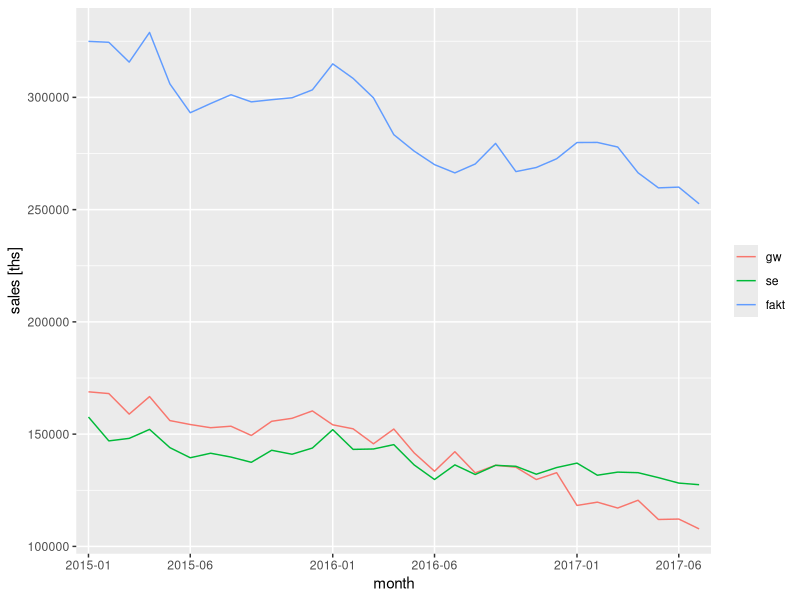
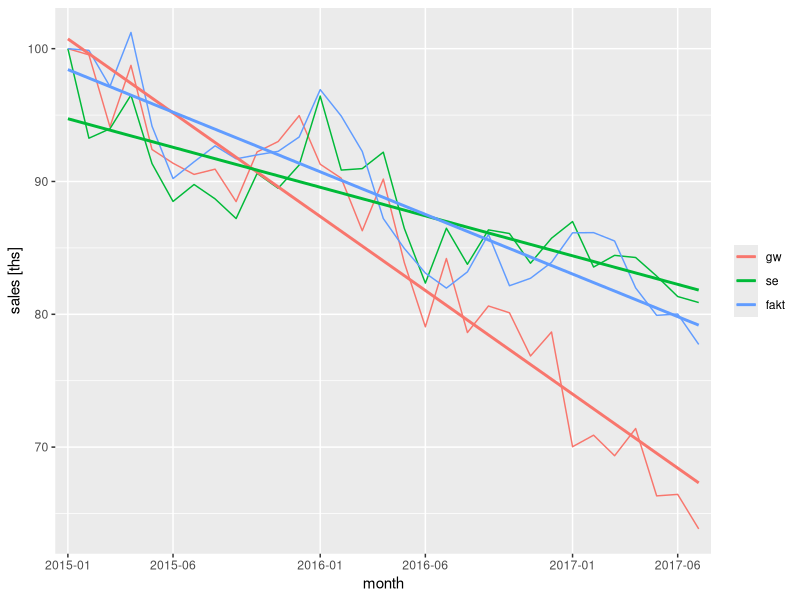

Recreate these plots in R, in order.
library(ggplot2)
library(reshape2)

df <- read.csv("newspaper_sales_2015-17.csv", sep = ';',
               header=T, na.string="NA");

meltdf <- melt(df,id="month")

ggplot(meltdf,aes(x=month, y=value, colour=variable, group=variable)) +
  geom_line() +
  ylab(label="sales [ths]") +
  theme(legend.title=element_blank()) +
  scale_x_discrete (breaks=c("2015-01-01", "2015-06-01",
     "2016-01-01", "2016-06-01", "2017-01-01",  "2017-06-01"),
  labels=c("2015-01", "2015-06", "2016-01", "2016-06",
     "2017-01", "2017-06")  )

# https://stackoverflow.com/questions/10085806/extracting-specific-columns-from-a-data-frame
obs <- df[,c("month")]

normalize <- function(x) { return (x /x[1] * 100 )  }
dfN <- as.data.frame(lapply(df[-1], normalize))

# https://stackoverflow.com/questions/10150579/adding-a-column-to-a-data-frame
dfN["month"] <- obs

str(dfN)

meltdf <- melt(dfN,id="month")

# https://www.r-bloggers.com/what-is-a-linear-trend-by-the-way/
pN <- ggplot(meltdf,
 aes(x=month, y=value, colour=variable, group=variable)) + geom_line() +
 ylab(label="sales [ths]") +
 theme(legend.title=element_blank()) +
 stat_smooth(method = "lm", se=F) +
  scale_x_discrete (breaks=c("2015-01-01", "2015-06-01",
     "2016-01-01", "2016-06-01", "2017-01-01",  "2017-06-01"),
  labels=c("2015-01", "2015-06", "2016-01",
  "2016-06", "2017-01", "2017-06")  )

pN

# Trend liniowy
# http://t-redactyl.io/blog/2016/05/creating-plots-in-r-using-ggplot2-part-11-linear-regression-plots.html

# http://r-statistics.co/Time-Series-Analysis-With-R.html
seq = c (1:nrow(dfN))
dfN["trend"] <- seq

trendL.gw <- lm(data=dfN, gw ~ trend )
trendL.fakt <- lm(data=dfN, fakt ~ trend )
trendL.se <- lm(data=dfN, se ~ trend )

trendL.gw
trendL.fakt
trendL.se
